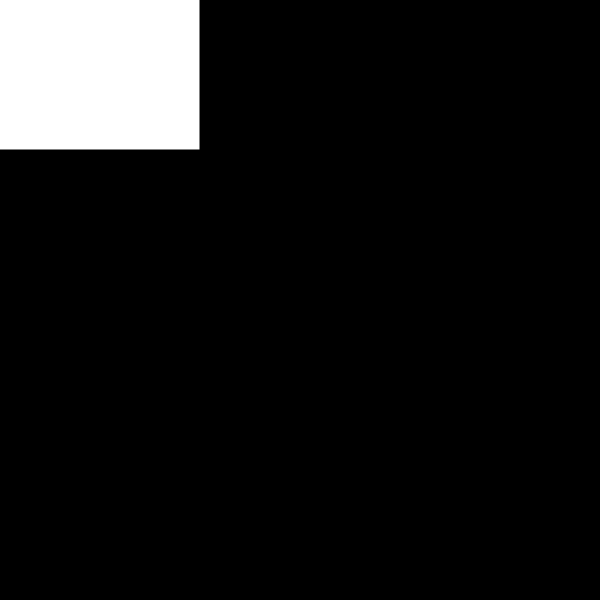
Frame 1 (no input)
Frame 60 (no input): identical to frame 1, image omitted
Frame 120 (the mouse pressed at the canvas centre since frame 60): identical to frame 1, image omitted

The p5.js sketch that drew this single still picture (run headless with seeded random() and noise() and a simulated clock; from frame 60 on, the mouse is pressed at the canvas centre):

// p5.js sketch
// ── sketch.js
let x = 50;
let y = 50;
let w = 300;
let h = 200;
let fillColour;
shapeSelected = true;

function setup() {
    createCanvas(600, 600);
    fillColour = color(random(255), random(255), random(255));
}

function draw() {
    background(0);
    rectMode(CENTER);
    rect(x, y, w, h);
}

function mousePressed() {
    if (mouseX > x - 150 && mouseX < x + 150 && mouseY > y - 150 && mouseY < y + 150) {
        shapeSelected = true;
    }
}
function mouseDragged() {
    fill(fillColour);
    if (shapeSelected === true) {
        x = mouseX;
        y = mouseY;

        }
    
}

function mouseReleased() {
    fillColour = color(random(255), random(255), random(255));
    fill(255);
    shapeSelected = false;
    
}
// ── check-exercise2-3.html
<!DOCTYPE html>
<html lang="en">
  <head>
    <meta charset="utf-8" />
    <meta name="viewport" content="width=device-width, initial-scale=1.0">

    <title>PDM1 - W3P1 - Exercise 2.3</title>

    <link href="https://cdn.jsdelivr.net/npm/bootstrap@5.3.1/dist/css/bootstrap.min.css" rel="stylesheet" integrity="sha384-4bw+/aepP/YC94hEpVNVgiZdgIC5+VKNBQNGCHeKRQN+PtmoHDEXuppvnDJzQIu9" crossorigin="anonymous">
    <link rel="stylesheet" type="text/css" href="../lib/main-styles.css">
    <script src="https://cdn.jsdelivr.net/npm/bootstrap@5.3.1/dist/js/bootstrap.bundle.min.js" integrity="sha384-HwwvtgBNo3bZJJLYd8oVXjrBZt8cqVSpeBNS5n7C8IVInixGAoxmnlMuBnhbgrkm" crossorigin="anonymous"></script>
    <script src="../lib/libraries/p5.min.js"></script>
  </head>

  <body>
    <h1>Check My Work: Exercise 2.3</h1>
    <div class="guidance">
        <h2>Test results</h2>
        <div id="results">
            <p>Waiting for p5js...</p>
            <div class="fade-in">
                <p>Been waiting a while? The tests won't run until sketch.js contains 
                    the minimum code for a basic sketch. Your code should look something 
                    like this:
                </p>
                <pre>
function setup() {
    createCanvas(100, 100);
}

function draw() {

}
                </pre>
            </div>
        </div>
    </div>
    <script src="../lib/preload.js"></script>
    <script src="sketch.js"></script>
    <script src="../lib/test-utils.js" type="module"></script>
    <script src="assets/exercise2-3-tests.js" type="module"></script>
  </body>
</html>

// ── exercise2-3.html
<!DOCTYPE html>
<html lang="en">
  <head>
    <meta charset="utf-8" />
    <meta name="viewport" content="width=device-width, initial-scale=1.0">

    <title>PDM1 - W3P1 - Exercise 2.3</title>

    <link href="https://cdn.jsdelivr.net/npm/bootstrap@5.3.1/dist/css/bootstrap.min.css" rel="stylesheet" integrity="sha384-4bw+/aepP/YC94hEpVNVgiZdgIC5+VKNBQNGCHeKRQN+PtmoHDEXuppvnDJzQIu9" crossorigin="anonymous">
    <link rel="stylesheet" type="text/css" href="../lib/main-styles.css">
    <script src="https://cdn.jsdelivr.net/npm/bootstrap@5.3.1/dist/js/bootstrap.bundle.min.js" integrity="sha384-HwwvtgBNo3bZJJLYd8oVXjrBZt8cqVSpeBNS5n7C8IVInixGAoxmnlMuBnhbgrkm" crossorigin="anonymous"></script>
    <script src="../lib/libraries/p5.min.js"></script>
  </head>

  <body>
    <h1>Exercise 2.3</h1>
    <p>Your sketch:</p>
    <div class="guidance">
        <h2>Instructions</h2>
        <div>
            <p>Open <strong>exercise2-3/sketch.js</strong>, add the <code>setup()</code> and <code>draw()</code> functions 
                and create a canvas of 600px by 600px. Put a rectangle or square somewhere on the canvas. The shape can be 
                any size you like as long as there is room to move it around. Set the background colour to black and the fill colour to white.</p>
            <p>Make it possible to drag the shape around the canvas. The mouse button must be held down and the mouse pointer 
                must be over the shape when the mouse button is <strong>pressed</strong>. While the shape is being dragged, 
                change its fill colour (to any colour). As soon as the dragging stops, change the fill colour back to white.</p>
            <p>When you are done, check your work using <a href="./check-exercise2-3.html">check-exercise2-3.html</a>.</p>
            <p>Expected output:</p>
            <p>
                <video width="600" height="600" controls>
                    <source src="./assets/exercise2-3.mov" type="video/mp4">
                    Your browser does not support the video tag.
                 </video>
            </p>
        </div>
        <div>
            <button class="btn btn-primary hint" type="button" data-bs-toggle="collapse" data-bs-target="#hint" aria-expanded="false" aria-controls="hint">
                Hint
            </button>
            <div class="collapse" id="hint">
                <div class="card card-body">
                    <p>Below are some suggestions. Feel free to try a different approach.</p>
                    <ul>
                        <li>Create a global variable called <code>shapeSelected</code> that will store 
                        a boolean indicating whether the mouse was over the shape when the mouse 
                        button was pressed. Note that the calculation for determining if the cursor is 
                        over the shape will look slightly different if you have set <code>rectMode()</code> to 
                        CENTER than if you're using the default drawing mode.</li>
                        <li>Implement the <code>mousePressed()</code> event function. Inside <code>mousePressed()</code>, check 
                        if the mouse is over the shape and, if it is, set <code>shapeSelected</code> to <code>true</code>. There 
                        are examples showing the calculation to check if the mouse is over a rectangle in the lecture code.</li>
                        <li>Create the dragging effect and update the shape fill using <code>mouseDragged()</code>. Don't forget to check <code>shapeSelected</code> before 
                            moving the shape.</li>
                        <li>Use <code>mouseReleased()</code> to turn off <code>shapeSelected</code> and set the fill colour 
                        back to white.</li>
                    </ul>
                    <p>Useful links in the p5.js reference:</p>
                    <ul>
                        <li><a href="https://p5js.org/reference/p5/mouseX" target="_blank"><code>mouseX</code></a></li>
                        <li><a href="https://p5js.org/reference/p5/mouseY" target="_blank"><code>mouseY</code></a></li>
                        <li><a href="https://p5js.org/reference/p5/mouseDragged" target="_blank"><code>mouseDragged()</code></a></li>
                        <li><a href="https://p5js.org/reference/p5/mousePressed" target="_blank"><code>mousePressed()</code></a></li>
                        <li><a href="https://p5js.org/reference/p5/mouseReleased" target="_blank"><code>mouseReleased()</code></a></li>
                    </ul>
                </div>
            </div>
        </div>
    </div>
    <script src="sketch.js"></script>
  </body>
</html>
